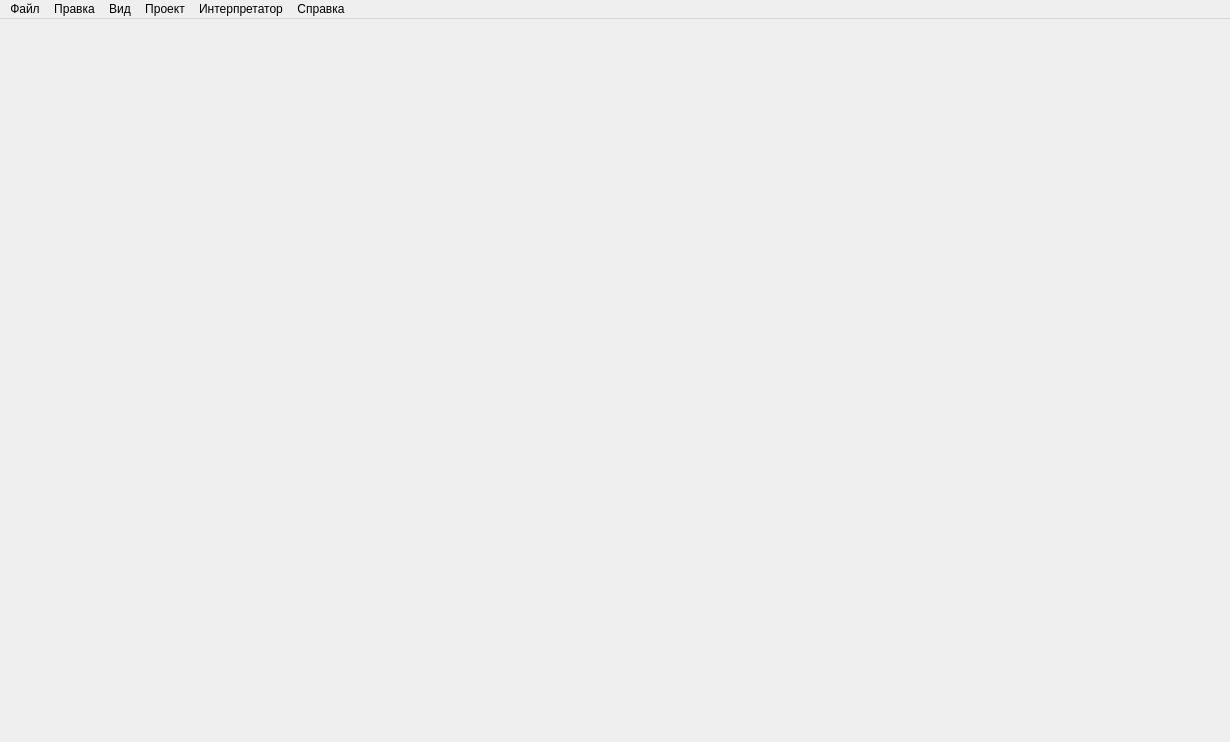
<?xml version="1.0" encoding="UTF-8"?>
<ui version="4.0">
 <class>MainWindowMenu</class>
 <widget class="QMainWindow" name="MainWindowMenu">
  <property name="enabled">
   <bool>true</bool>
  </property>
  <property name="geometry">
   <rect>
    <x>0</x>
    <y>0</y>
    <width>1230</width>
    <height>742</height>
   </rect>
  </property>
  <property name="windowTitle">
   <string>ForRofloLisp</string>
  </property>
  <widget class="QWidget" name="centralwidget">
   <property name="enabled">
    <bool>false</bool>
   </property>
   <property name="sizePolicy">
    <sizepolicy hsizetype="Preferred" vsizetype="Preferred">
     <horstretch>0</horstretch>
     <verstretch>0</verstretch>
    </sizepolicy>
   </property>
  </widget>
  <widget class="QMenuBar" name="menubar">
   <property name="geometry">
    <rect>
     <x>0</x>
     <y>0</y>
     <width>1230</width>
     <height>25</height>
    </rect>
   </property>
   <widget class="QMenu" name="menu">
    <property name="title">
     <string>Файл</string>
    </property>
    <widget class="QMenu" name="file_last_projects_menu">
     <property name="title">
      <string>Открыть последние</string>
     </property>
    </widget>
    <widget class="QMenu" name="menu_9">
     <property name="title">
      <string>Создать</string>
     </property>
     <addaction name="file_create_project_action"/>
    </widget>
    <widget class="QMenu" name="menu_10">
     <property name="title">
      <string>Открыть</string>
     </property>
     <addaction name="file_open_project_action"/>
    </widget>
    <addaction name="menu_9"/>
    <addaction name="menu_10"/>
    <addaction name="file_last_projects_menu"/>
    <addaction name="separator"/>
    <addaction name="action_2"/>
    <addaction name="file_save_action"/>
    <addaction name="action_8"/>
    <addaction name="file_save_project_action"/>
    <addaction name="separator"/>
    <addaction name="action_11"/>
    <addaction name="file_settings_action"/>
    <addaction name="separator"/>
    <addaction name="file_close_project_action"/>
    <addaction name="file_exit_action"/>
   </widget>
   <widget class="QMenu" name="menu_2">
    <property name="title">
     <string>Правка</string>
    </property>
    <addaction name="edit_undo_action"/>
    <addaction name="edit_redo_action"/>
    <addaction name="separator"/>
    <addaction name="edit_cut_action"/>
    <addaction name="edit_copy_action"/>
    <addaction name="edit_put_action"/>
    <addaction name="edit_delete_action"/>
    <addaction name="separator"/>
    <addaction name="edit_ctrl_all_action"/>
    <addaction name="separator"/>
    <addaction name="action_23"/>
    <addaction name="action_24"/>
    <addaction name="separator"/>
    <addaction name="action_26"/>
    <addaction name="action_27"/>
   </widget>
   <widget class="QMenu" name="menu_3">
    <property name="title">
     <string>Вид</string>
    </property>
    <addaction name="separator"/>
    <addaction name="view_project_files_action"/>
    <addaction name="view_interpretator_action"/>
    <addaction name="separator"/>
   </widget>
   <widget class="QMenu" name="project_menu">
    <property name="title">
     <string>Проект</string>
    </property>
    <addaction name="project_settings_action"/>
    <addaction name="project_send_to_int_action"/>
    <addaction name="project_order_settings_action"/>
   </widget>
   <widget class="QMenu" name="interpretator_menu">
    <property name="title">
     <string>Интерпретатор</string>
    </property>
    <widget class="QMenu" name="interpretator_sexpr_menu">
     <property name="title">
      <string>Отправить S-выражение</string>
     </property>
    </widget>
    <widget class="QMenu" name="interpretator_command_buf_menu_2">
     <property name="title">
      <string>Буффер комманд</string>
     </property>
     <addaction name="interpretator_command_buf_clear"/>
    </widget>
    <widget class="QMenu" name="interpretator_widget_settings">
     <property name="title">
      <string>Настройки</string>
     </property>
     <addaction name="interpretator_font_size"/>
    </widget>
    <addaction name="interpretator_start_action"/>
    <addaction name="interpretator_stop_action"/>
    <addaction name="interpretator_sexpr_menu"/>
    <addaction name="action_6"/>
    <addaction name="separator"/>
    <addaction name="interpretator_add_action"/>
    <addaction name="interpretator_delete_action"/>
    <addaction name="interpretator_edit_action"/>
    <addaction name="separator"/>
    <addaction name="interpretator_clear_action"/>
    <addaction name="separator"/>
    <addaction name="interpretator_command_buf_menu_2"/>
    <addaction name="interpretator_widget_settings"/>
   </widget>
   <widget class="QMenu" name="menu_6">
    <property name="title">
     <string>Справка</string>
    </property>
    <addaction name="help_about_action"/>
   </widget>
   <addaction name="menu"/>
   <addaction name="menu_2"/>
   <addaction name="menu_3"/>
   <addaction name="project_menu"/>
   <addaction name="interpretator_menu"/>
   <addaction name="menu_6"/>
  </widget>
  <action name="action_2">
   <property name="enabled">
    <bool>false</bool>
   </property>
   <property name="text">
    <string>Новое окно</string>
   </property>
  </action>
  <action name="action_5">
   <property name="text">
    <string>какие-то</string>
   </property>
  </action>
  <action name="file_save_action">
   <property name="enabled">
    <bool>true</bool>
   </property>
   <property name="text">
    <string>Сохранить</string>
   </property>
  </action>
  <action name="action_8">
   <property name="enabled">
    <bool>false</bool>
   </property>
   <property name="text">
    <string>Сохранить как...</string>
   </property>
  </action>
  <action name="action_9">
   <property name="text">
    <string>Сохранить все</string>
   </property>
  </action>
  <action name="action_11">
   <property name="enabled">
    <bool>false</bool>
   </property>
   <property name="text">
    <string>Автосохранение</string>
   </property>
  </action>
  <action name="action_13">
   <property name="text">
    <string>тоже чё-то</string>
   </property>
  </action>
  <action name="file_exit_action">
   <property name="text">
    <string>Выход</string>
   </property>
  </action>
  <action name="edit_undo_action">
   <property name="text">
    <string>Отменить</string>
   </property>
  </action>
  <action name="edit_redo_action">
   <property name="text">
    <string>Повторить</string>
   </property>
  </action>
  <action name="edit_cut_action">
   <property name="text">
    <string>Вырезать </string>
   </property>
  </action>
  <action name="edit_copy_action">
   <property name="text">
    <string>Копировать</string>
   </property>
  </action>
  <action name="edit_put_action">
   <property name="text">
    <string>Вставить</string>
   </property>
  </action>
  <action name="action_23">
   <property name="text">
    <string>Найти</string>
   </property>
  </action>
  <action name="action_24">
   <property name="text">
    <string>Заменить</string>
   </property>
  </action>
  <action name="action_26">
   <property name="text">
    <string>Найти в файлах</string>
   </property>
  </action>
  <action name="action_27">
   <property name="text">
    <string>Заменить в файлах</string>
   </property>
  </action>
  <action name="view_project_files_action">
   <property name="text">
    <string>Файлы проекта</string>
   </property>
  </action>
  <action name="view_interpretator_action">
   <property name="text">
    <string>Консоль</string>
   </property>
  </action>
  <action name="interpretator_start_action">
   <property name="text">
    <string>Запустить</string>
   </property>
  </action>
  <action name="action_6">
   <property name="enabled">
    <bool>false</bool>
   </property>
   <property name="text">
    <string>Настройка пользовательских команд</string>
   </property>
  </action>
  <action name="project_settings_action">
   <property name="text">
    <string>Настройки</string>
   </property>
  </action>
  <action name="file_create_project_action">
   <property name="text">
    <string>Проект</string>
   </property>
  </action>
  <action name="interpretator_stop_action">
   <property name="text">
    <string>Остановить</string>
   </property>
  </action>
  <action name="file_open_project_action">
   <property name="text">
    <string>Проект</string>
   </property>
  </action>
  <action name="interpretator_add_action">
   <property name="text">
    <string>Добавить интерпретатор</string>
   </property>
  </action>
  <action name="interpretator_edit_action">
   <property name="text">
    <string>Редактировать интерпретатор</string>
   </property>
  </action>
  <action name="file_close_project_action">
   <property name="text">
    <string>Закрыть проект</string>
   </property>
  </action>
  <action name="file_save_project_action">
   <property name="text">
    <string>Сохранить проект</string>
   </property>
  </action>
  <action name="interpretator_clear_action">
   <property name="text">
    <string>Очистить</string>
   </property>
  </action>
  <action name="actionq">
   <property name="text">
    <string>q</string>
   </property>
  </action>
  <action name="file_settings_action">
   <property name="text">
    <string>Настройки...</string>
   </property>
  </action>
  <action name="edit_delete_action">
   <property name="text">
    <string>Удалить</string>
   </property>
  </action>
  <action name="edit_ctrl_all_action">
   <property name="text">
    <string>Выделить всё</string>
   </property>
  </action>
  <action name="project_send_to_int_action">
   <property name="text">
    <string>Отправить в интерпретатор</string>
   </property>
  </action>
  <action name="project_order_settings_action">
   <property name="text">
    <string>Настройка порядка</string>
   </property>
  </action>
  <action name="help_about_action">
   <property name="text">
    <string>О программе</string>
   </property>
  </action>
  <action name="interpretator_delete_action">
   <property name="text">
    <string>Удалить интерпретатор</string>
   </property>
  </action>
  <action name="interpretator_command_buf_clear">
   <property name="text">
    <string>Очистить</string>
   </property>
  </action>
  <action name="action">
   <property name="text">
    <string>Настройки</string>
   </property>
  </action>
  <action name="interpretator_font_size">
   <property name="text">
    <string>Размер шрифта</string>
   </property>
  </action>
 </widget>
 <resources/>
 <connections/>
</ui>
